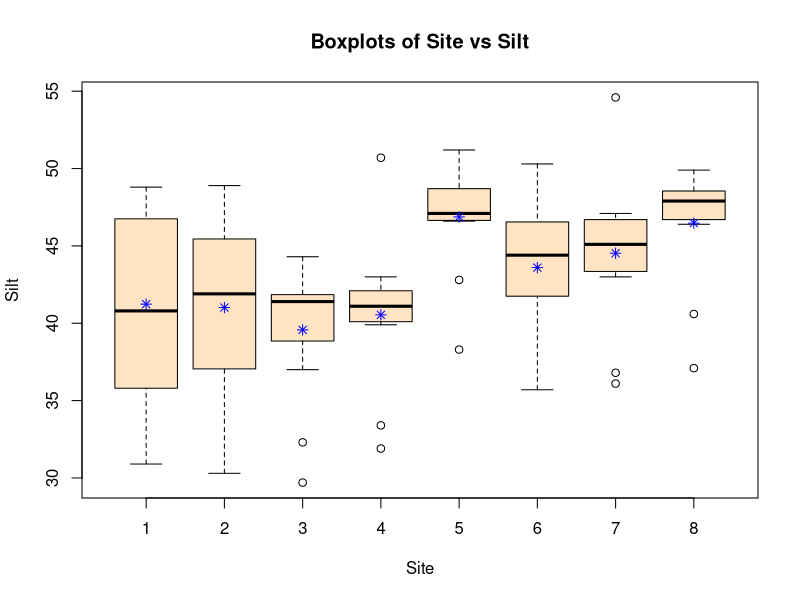

Reproduce this figure in R.
## ---- chunk 1
setwd('D:/Statistical Methods/Assignments/Assignment 5')
siltData <- read.csv("SiltDataset.csv")
#Factor
siteFactor <- factor(siltData$site)
#ANOVA
analysis <- aov(siltData$silt ~ siteFactor)
#Summary
summary(analysis)
#Boxplot
bPlot<-boxplot(siltData$silt~siteFactor,xlab="Site",
        ylab="Silt",
        border = par("fg"), col = "bisque", log = "",
        main="Boxplots of Site vs Silt")
means <- tapply(siltData$silt, siteFactor, mean)
points( means, pch=8, col="blue")

